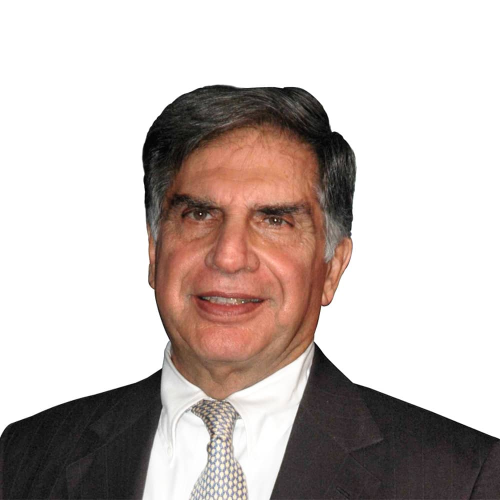
#> input picture personal projects/Indian entrepreneur image classification/model building/test_images/ratan tata.jpg, 1000 x 1000 px (shown at 1/2 size)
$ jupyter execute --allow-errors 'classifier for entrepreneurs.ipynb'   (shell and % lines are left out)
#> lines starting #> are read from the running program, lines starting #| are printed output that depends on the picture
<h2 style='color:green' align='center'>Indian Entrepreneurs Image Classification<h2>

[cell 1]
import numpy as np
import cv2
import matplotlib
from matplotlib import pyplot as plt

<h3 style='color:blue'> Preprocessing: Detecting the face and eyes</h3>

#### Now how do you detect face and eyes?

[cell 2]
img = cv2.imread('./test_images/ratan tata.jpg')
#> img is the input picture: shape (1000, 1000, 3); mean B, G, R 183.2, 186.9, 197.4
img.shape
#> Out = (1000, 1000, 3)

[cell 3]
plt.imshow(img)  #here (1000,1000,3) == (height,width,rgb value of the image)

[cell 4]
gray = cv2.cvtColor(img, cv2.COLOR_BGR2GRAY)
gray.shape
#> Out = (1000, 1000)

[cell 5]
gray

[cell 6]
plt.imshow(gray, cmap='gray')

[cell 7]
face_cascade = cv2.CascadeClassifier('./opencv/haarcascades/haarcascade_frontalface_default.xml')
eye_cascade = cv2.CascadeClassifier('./opencv/haarcascades/haarcascade_eye.xml')

faces = face_cascade.detectMultiScale(gray, 1.3, 5)
#> faces = [[272, 278, 414, 414]]
faces
#> Out = [[272, 278, 414, 414]]

[cell 8]
(x,y,w,h) = faces[0]
#> x = 272; y = 278; w = 414; h = 414
x,y,w,h
#> Out = (272, 278, 414, 414)

[cell 9]
face_img = cv2.rectangle(img,(x,y),(x+w,y+h),(255,0,0),2)
plt.imshow(face_img)

[cell 10]
cv2.destroyAllWindows()
for (x,y,w,h) in faces:
    face_img = cv2.rectangle(img,(x,y),(x+w,y+h),(255,0,0),2)
    roi_gray = gray[y:y+h, x:x+w]
    roi_color = face_img[y:y+h, x:x+w]
    eyes = eye_cascade.detectMultiScale(roi_gray)
    for (ex,ey,ew,eh) in eyes:
        cv2.rectangle(roi_color,(ex,ey),(ex+ew,ey+eh),(0,255,0),2)
#> this loop made 1 pass
#> (x, y, w, h, eyes) on pass 1: (272, 278, 414, 414, [[236, 126, 73, 73], [85, 110, 82, 82]])
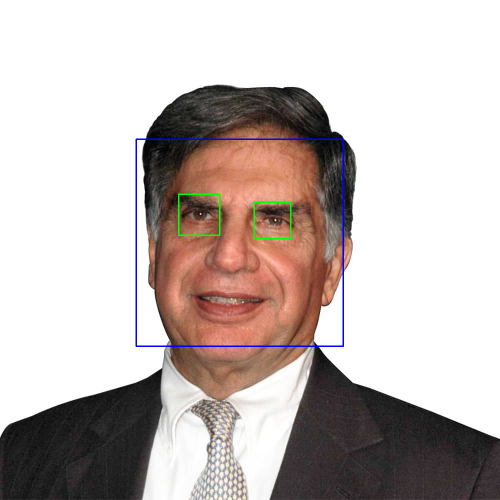
#> img: shape (1000, 1000, 3) (shown at 1/2 size); mean B, G, R 183.6, 186.4, 196.3
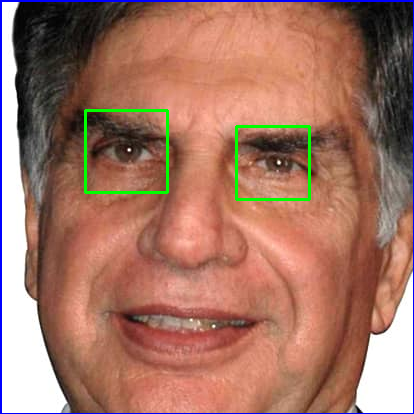
#> roi_color: shape (414, 414, 3); mean B, G, R 100.1, 116.6, 163.5


plt.figure()
plt.imshow(face_img, cmap='gray')
plt.show()

<h3 style='color:purple'>(2) Preprocessing: Crop the facial region of the image</h3>

[cell 11]
plt.imshow(roi_color, cmap='gray')

[cell 12]
cropped_img = np.array(roi_color)
cropped_img.shape
#> Out = (414, 414, 3)

<h3 style='color:purple'>(3) Preprocessing: Use wavelet transform as a feature for traning our model</h3>

#### In wavelet transformed image, you can see edges clearly and that can give us clues on various facial features such as eyes, nose, lips etc

### Wavelet transform

[cell 13]
import numpy as np
import pywt
import cv2

def w2d(img, mode='haar', level=1):
#> called with mode = 'db1', level = 5
    imArray = img
    #Datatype conversions
    #convert to grayscale
    imArray = cv2.cvtColor( imArray,cv2.COLOR_RGB2GRAY )
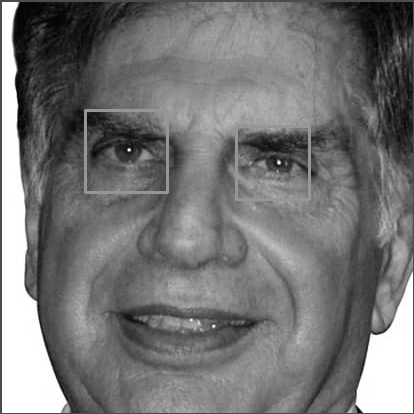
#> imArray: shape (414, 414); min 0, max 255, mean 117
    #convert to float
    imArray =  np.float32(imArray)
    imArray /= 255;
    # compute coefficients
    coeffs=pywt.wavedec2(imArray, mode, level=level)
#> coeffs = 6 items

    #Process Coefficients
    coeffs_H=list(coeffs)
#> coeffs_H = 6 items
    coeffs_H[0] *= 0;

    # reconstruction
    imArray_H=pywt.waverec2(coeffs_H, mode);
    imArray_H *= 255;
    imArray_H =  np.uint8(imArray_H)
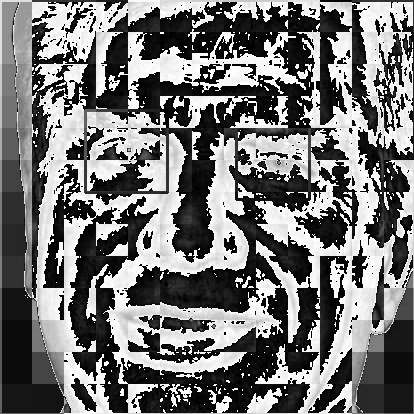
#> imArray_H: shape (414, 414); min 0, max 255, mean 116.7

    return imArray_H

[cell 14]
im_har = w2d(cropped_img,'db1',5)
plt.imshow(im_har, cmap='gray')

#### You can see above a wavelet transformed image that gives clues on facial features such as eyes, nose, lips etc. This along with raw pixel image can be used as an input for our classifier

<h3 style='color:purple'>(3) Preprocessing: Load image, detect face. If eyes >=2, then save and crop the face region</h3>

####  Lets write a python function that can take input image and returns cropped image (if face and eyes >=2 are detected)

[cell 15]
def get_cropped_image_if_2_eyes(image_path):
#> called with image_path = './test_images/ratan tata.jpg'
    img = cv2.imread(image_path)
    #print(img)

    gray = cv2.cvtColor(img, cv2.COLOR_BGR2GRAY)
    faces = face_cascade.detectMultiScale(gray, 1.3, 5)
#> faces = [[272, 278, 414, 414]]
    for (x,y,w,h) in faces:
        roi_gray = gray[y:y+h, x:x+w]
        roi_color = img[y:y+h, x:x+w]
        eyes = eye_cascade.detectMultiScale(roi_gray)
        if len(eyes) >= 2:
            return roi_color

[cell 16]
original_image = cv2.imread('./test_images/ratan tata.jpg')
plt.imshow(original_image)

[cell 17]
cropped_image = get_cropped_image_if_2_eyes('./test_images/ratan tata.jpg')
plt.imshow(cropped_image)

**In below image face is not very clear and it doesn't have two eyes clearly visible**

[cell 18]
org_image_obstructed = cv2.imread('./test_images/ratan tata 2.jpg')
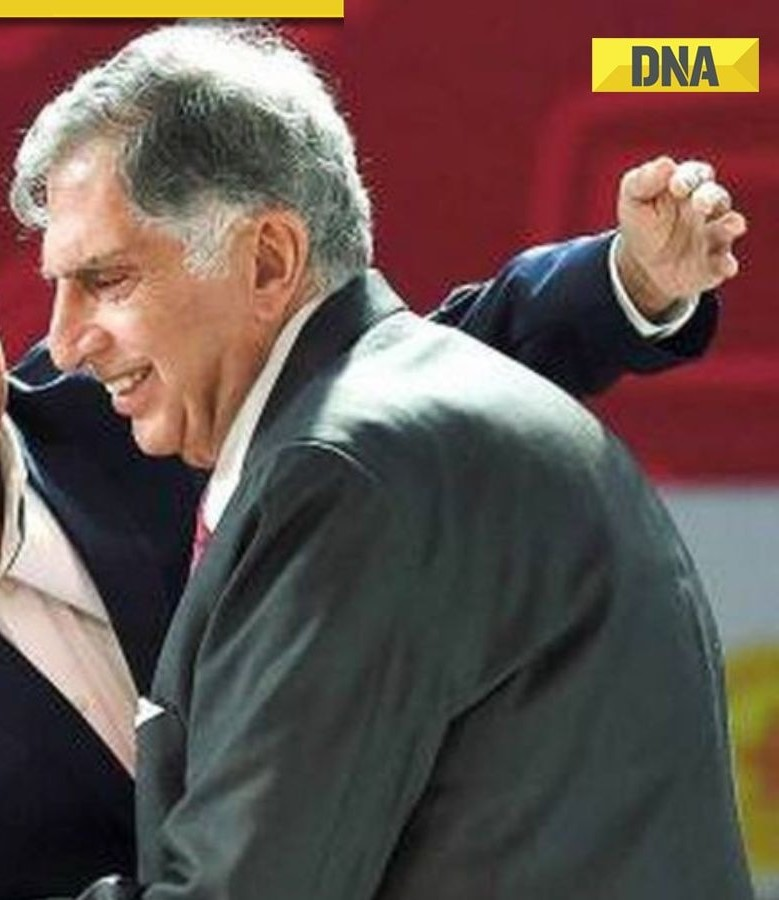
#> input picture personal projects/Indian entrepreneur image classification/model building/test_images/ratan tata 2.jpg, 779 x 900 px
#> org_image_obstructed is the input picture: shape (900, 779, 3); mean B, G, R 78, 83.2, 101.5
plt.imshow(org_image_obstructed)

[cell 19]
cropped_image_no_2_eyes = get_cropped_image_if_2_eyes('./test_images/ratan tata 2.jpg')
#> call 2 of get_cropped_image_if_2_eyes, with image_path = './test_images/ratan tata 2.jpg'
#> in get_cropped_image_if_2_eyes (call 2), `gray = cv2.cvtColor(img, cv2.COLOR_BGR2GRAY)`:
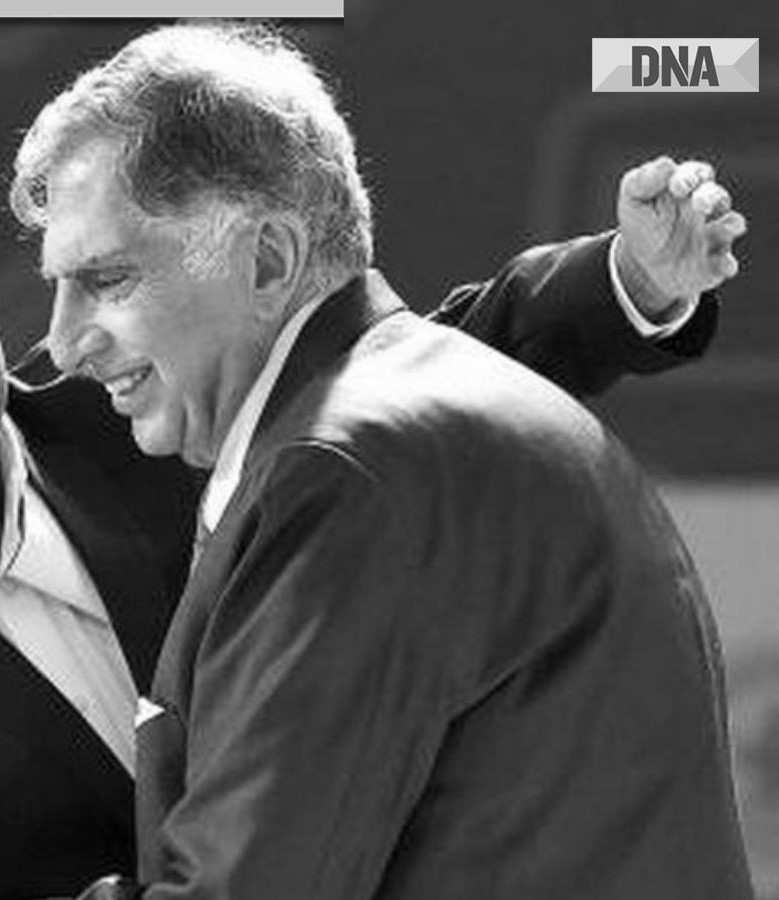
#> gray: shape (900, 779); min 0, max 255, mean 88.1
#> in get_cropped_image_if_2_eyes (call 2), `faces = face_cascade.detectMultiScale(gray, 1.3, 5)`: faces = ()
cropped_image_no_2_eyes

**Above cropped_image_no_2_eyes is None which means we should ignore this image and we will not use such image for model training**

[cell 20]
path_to_data = "./dataset/"
path_to_cr_data = "./dataset/cropped/"

[cell 21]
import os
img_dirs = []
for entry in os.scandir(path_to_data):
    if entry.is_dir():
        img_dirs.append(entry.path)

[cell 22]
img_dirs

**Go through all images in dataset folder and create cropped images for them. There will be cropped folder inside dataset folder after you run this code**

[cell 23]
import shutil
if os.path.exists(path_to_cr_data):
     shutil.rmtree(path_to_cr_data)
os.mkdir(path_to_cr_data)

[cell 24]
cropped_image_dirs = []
celebrity_file_names_dict = {}
for img_dir in img_dirs:
    count = 1
    celebrity_name = img_dir.split('/')[-1]
    celebrity_file_names_dict[celebrity_name] = []
    for entry in os.scandir(img_dir):
        #print(entry)
        roi_color = get_cropped_image_if_2_eyes(entry.path)
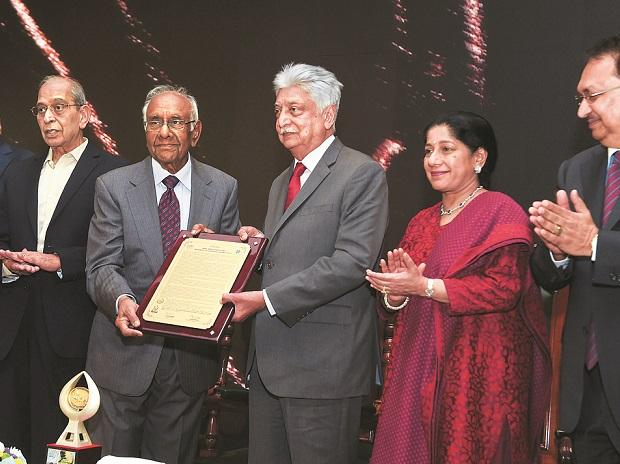
#> input picture personal projects/Indian entrepreneur image classification/model building/dataset/azim-premji/1574363115-6469.jpg, 620 x 464 px
#> in get_cropped_image_if_2_eyes, img is the input picture: shape (464, 620, 3); mean B, G, R 75.4, 78.8, 100.4
#> in get_cropped_image_if_2_eyes (call 3), `gray = cv2.cvtColor(img, cv2.COLOR_BGR2GRAY)`:
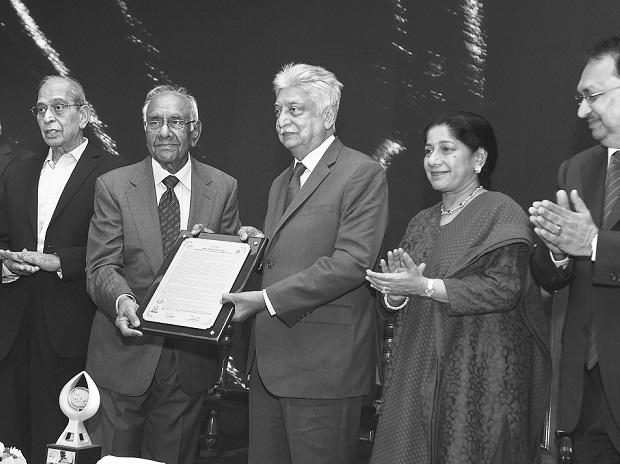
#> gray: shape (464, 620); min 0, max 255, mean 84.9
#> in get_cropped_image_if_2_eyes (call 3), `faces = face_cascade.detectMultiScale(gray, 1.3, 5)`: faces = [[23, 81, 68, 68], [136, 97, 61, 61], [409, 126, 61, 61]]
#> the loop in get_cropped_image_if_2_eyes (call 3), `for (x,y,w,h) in faces:` made 3 passes
#> pass 1, in get_cropped_image_if_2_eyes (call 3), `roi_color = img[y:y+h, x:x+w]`:
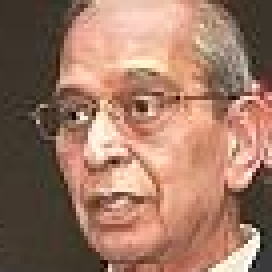
#> roi_color: shape (68, 68, 3) (shown 4 times larger); mean B, G, R 100.6, 119.1, 157.3
#> after the loop in get_cropped_image_if_2_eyes (call 3), `for (x,y,w,h) in faces:`:
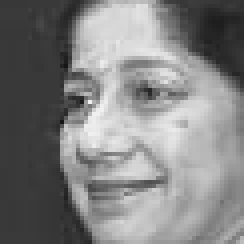
#> roi_gray: shape (61, 61) (shown 4 times larger); min 21, max 240, mean 129.3
        if roi_color is not None:
            cropped_folder = path_to_cr_data + celebrity_name
            if not os.path.exists(cropped_folder):
                os.makedirs(cropped_folder)
                cropped_image_dirs.append(cropped_folder)
                print("Generating cropped images in folder: ",cropped_folder)
            cropped_file_name = celebrity_name + str(count) + ".png"
            cropped_file_path = cropped_folder + "/" + cropped_file_name
            cv2.imwrite(cropped_file_path, roi_color)
            celebrity_file_names_dict[celebrity_name].append(cropped_file_path)
            count += 1

### Now you should have cropped folder under datasets folder that contains cropped images

### Manually examine cropped folder and delete any unwanted images

[cell 25]
celebrity_file_names_dict = {}
for img_dir in cropped_image_dirs:
    celebrity_name = img_dir.split('/')[-1]
    file_list = []
    for entry in os.scandir(img_dir):
        file_list.append(entry.path)
    celebrity_file_names_dict[celebrity_name] = file_list
celebrity_file_names_dict

[cell 26]
class_dict = {}
count = 0
for celebrity_name in celebrity_file_names_dict.keys():
    class_dict[celebrity_name] = count
    count = count + 1
#> this loop made 0 passes
#> after the loop, class_dict = 0 items; count = 0
class_dict
